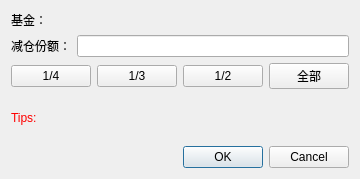
<?xml version="1.0" encoding="UTF-8"?>
<ui version="4.0">
 <class>SellDialog</class>
 <widget class="QDialog" name="SellDialog">
  <property name="geometry">
   <rect>
    <x>0</x>
    <y>0</y>
    <width>329</width>
    <height>179</height>
   </rect>
  </property>
  <property name="windowTitle">
   <string>基金减仓</string>
  </property>
  <layout class="QVBoxLayout" name="verticalLayout">
   <item>
    <layout class="QGridLayout" name="gridLayout">
     <item row="0" column="0">
      <widget class="QLabel" name="label">
       <property name="text">
        <string>基金：</string>
       </property>
      </widget>
     </item>
     <item row="0" column="1">
      <widget class="QLabel" name="fund_info_label">
       <property name="text">
        <string/>
       </property>
      </widget>
     </item>
     <item row="1" column="0">
      <widget class="QLabel" name="label_3">
       <property name="text">
        <string>减仓份额：</string>
       </property>
      </widget>
     </item>
     <item row="1" column="1">
      <widget class="QLineEdit" name="sell_share_edit"/>
     </item>
    </layout>
   </item>
   <item>
    <layout class="QHBoxLayout" name="horizontalLayout">
     <item>
      <spacer name="horizontalSpacer">
       <property name="orientation">
        <enum>Qt::Horizontal</enum>
       </property>
       <property name="sizeHint" stdset="0">
        <size>
         <width>40</width>
         <height>20</height>
        </size>
       </property>
      </spacer>
     </item>
     <item>
      <widget class="QPushButton" name="one_in_four_button">
       <property name="text">
        <string>1/4</string>
       </property>
      </widget>
     </item>
     <item>
      <widget class="QPushButton" name="one_in_three_button">
       <property name="text">
        <string>1/3</string>
       </property>
      </widget>
     </item>
     <item>
      <widget class="QPushButton" name="one_in_two_button">
       <property name="text">
        <string>1/2</string>
       </property>
      </widget>
     </item>
     <item>
      <widget class="QPushButton" name="all_button">
       <property name="text">
        <string>全部</string>
       </property>
      </widget>
     </item>
    </layout>
   </item>
   <item>
    <widget class="QLabel" name="tips_label">
     <property name="styleSheet">
      <string notr="true">color: red</string>
     </property>
     <property name="text">
      <string>Tips:</string>
     </property>
    </widget>
   </item>
   <item>
    <widget class="QDialogButtonBox" name="buttonBox">
     <property name="orientation">
      <enum>Qt::Horizontal</enum>
     </property>
     <property name="standardButtons">
      <set>QDialogButtonBox::Cancel|QDialogButtonBox::Ok</set>
     </property>
    </widget>
   </item>
  </layout>
 </widget>
 <resources/>
 <connections>
  <connection>
   <sender>buttonBox</sender>
   <signal>accepted()</signal>
   <receiver>SellDialog</receiver>
   <slot>accept()</slot>
   <hints>
    <hint type="sourcelabel">
     <x>224</x>
     <y>157</y>
    </hint>
    <hint type="destinationlabel">
     <x>157</x>
     <y>178</y>
    </hint>
   </hints>
  </connection>
  <connection>
   <sender>buttonBox</sender>
   <signal>rejected()</signal>
   <receiver>SellDialog</receiver>
   <slot>reject()</slot>
   <hints>
    <hint type="sourcelabel">
     <x>292</x>
     <y>163</y>
    </hint>
    <hint type="destinationlabel">
     <x>286</x>
     <y>178</y>
    </hint>
   </hints>
  </connection>
 </connections>
</ui>
